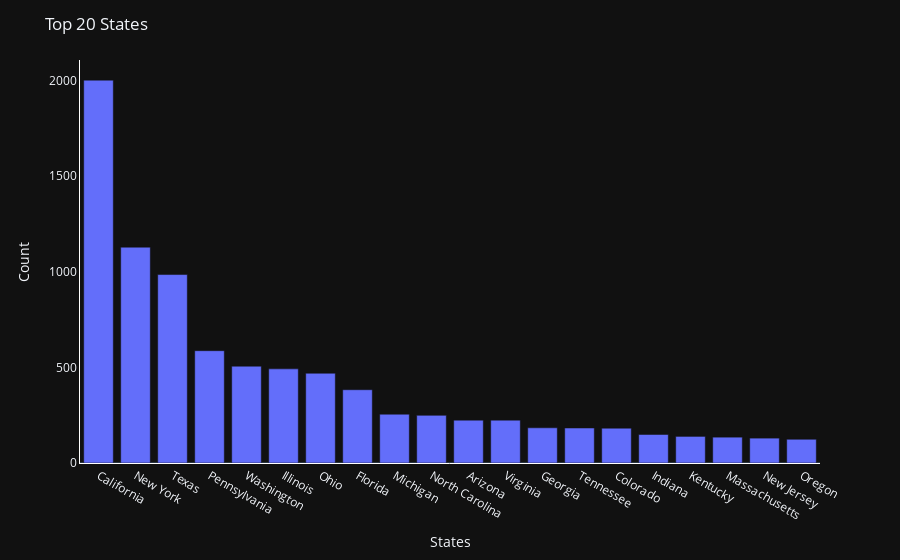

Notebook code cell kept with this figure:
### Code cell
fig = px.bar(data, x=data['State'].value_counts().index[:20], y=data['State'].value_counts()[:20])
fig.update_layout(title='Top 20 States', template='plotly_dark', hoverlabel=dict(
    font_size=26,
    font_family='Helvetica'
))
fig.update_traces(hovertemplate='%{y}')
fig.update_xaxes(title='States', showline=True, linewidth=1, linecolor='white')
fig.update_yaxes(title='Count', showgrid=False, showline=True, linewidth=1, linecolor='white')
fig.show()

### Figure 1 — Plotly figure (JSON) as saved in the notebook; plotly's stock layout.template omitted (floating-point values rounded to 4 significant figures)
{"data": [{"alignmentgroup": "True", "hovertemplate": "%{y}", "legendgroup": "", "marker": {"color": "#636efa"}, "name": "", "offsetgroup": "", "orientation": "v", "showlegend": false, "textposition": "auto", "type": "bar", "x": ["California", "New York", "Texas", "Pennsylvania", "Washington", "Illinois", "Ohio", "Florida", "Michigan", "North Carolina", "Arizona", "Virginia", "Georgia", "Tennessee", "Colorado", "Indiana", "Kentucky", "Massachusetts", "New Jersey", "Oregon"], "xaxis": "x", "y": [2001, 1128, 985, 587, 506, 492, 469, 383, 255, 249, 224, 224, 184, 183, 182, 149, 139, 135, 130, 124], "yaxis": "y"}], "layout": {"barmode": "relative", "hoverlabel": {"font": {"family": "Helvetica", "size": 26}}, "legend": {"tracegroupgap": 0}, "margin": {"t": 60}, "title": {"text": "Top 20 States"}, "xaxis": {"anchor": "y", "domain": [0, 1], "linecolor": "white", "linewidth": 1, "showline": true, "title": {"text": "States"}}, "yaxis": {"anchor": "x", "domain": [0, 1], "linecolor": "white", "linewidth": 1, "showgrid": false, "showline": true, "title": {"text": "Count"}}}}
